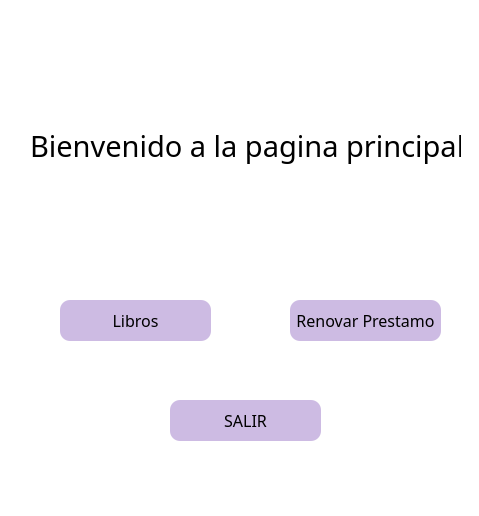
<?xml version="1.0" encoding="UTF-8"?>
<ui version="4.0">
 <class>MainWindow</class>
 <widget class="QMainWindow" name="MainWindow">
  <property name="geometry">
   <rect>
    <x>0</x>
    <y>0</y>
    <width>479</width>
    <height>516</height>
   </rect>
  </property>
  <property name="windowTitle">
   <string>MainWindow</string>
  </property>
  <property name="styleSheet">
   <string notr="true">background-color: rgb(255, 255, 255);</string>
  </property>
  <widget class="QWidget" name="centralwidget">
   <widget class="QPushButton" name="pbLibros">
    <property name="geometry">
     <rect>
      <x>60</x>
      <y>300</y>
      <width>151</width>
      <height>41</height>
     </rect>
    </property>
    <property name="font">
     <font>
      <family>Dubai Medium</family>
      <pointsize>12</pointsize>
     </font>
    </property>
    <property name="styleSheet">
     <string notr="true">QPushButton{

	background-color:rgb(205, 187, 227);
	border-radius:10px;
	border:10px;
}



QPushButton:hover{
background-color: rgb(170, 255, 127);
	border-radius:10px;
	border: 10px;
}
</string>
    </property>
    <property name="text">
     <string>Libros</string>
    </property>
    <property name="icon">
     <iconset>
      <normaloff>../imagenes/ACTUALIZAR.png</normaloff>../imagenes/ACTUALIZAR.png</iconset>
    </property>
    <property name="iconSize">
     <size>
      <width>40</width>
      <height>40</height>
     </size>
    </property>
   </widget>
   <widget class="QPushButton" name="pbRePrestamos">
    <property name="geometry">
     <rect>
      <x>290</x>
      <y>300</y>
      <width>151</width>
      <height>41</height>
     </rect>
    </property>
    <property name="font">
     <font>
      <family>Dubai Medium</family>
      <pointsize>12</pointsize>
     </font>
    </property>
    <property name="styleSheet">
     <string notr="true">QPushButton{

	background-color:rgb(205, 187, 227);
	border-radius:10px;
	border:10px;
}


QPushButton:hover{
background-color: rgb(170, 255, 127);
	border-radius:10px;
	border: 10px;
}
</string>
    </property>
    <property name="text">
     <string>Renovar Prestamo</string>
    </property>
    <property name="icon">
     <iconset>
      <normaloff>../imagenes/ELIMINAR.png</normaloff>../imagenes/ELIMINAR.png</iconset>
    </property>
    <property name="iconSize">
     <size>
      <width>34</width>
      <height>35</height>
     </size>
    </property>
   </widget>
   <widget class="QLabel" name="label">
    <property name="geometry">
     <rect>
      <x>30</x>
      <y>110</y>
      <width>431</width>
      <height>71</height>
     </rect>
    </property>
    <property name="font">
     <font>
      <family>Segoe MDL2 Assets</family>
      <pointsize>22</pointsize>
     </font>
    </property>
    <property name="text">
     <string>Bienvenido a la pagina principal</string>
    </property>
   </widget>
   <widget class="QPushButton" name="pbSalir">
    <property name="geometry">
     <rect>
      <x>170</x>
      <y>400</y>
      <width>151</width>
      <height>41</height>
     </rect>
    </property>
    <property name="font">
     <font>
      <family>Dubai Medium</family>
      <pointsize>12</pointsize>
     </font>
    </property>
    <property name="styleSheet">
     <string notr="true">QPushButton{

	background-color:rgb(205, 187, 227);
	border-radius:10px;
	border:10px;
}


QPushButton:hover{
background-color: rgb(170, 255, 127);
	border-radius:10px;
	border: 10px;
}
</string>
    </property>
    <property name="text">
     <string>SALIR</string>
    </property>
    <property name="icon">
     <iconset>
      <normaloff>../imagenes/icono_home.png</normaloff>../imagenes/icono_home.png</iconset>
    </property>
    <property name="iconSize">
     <size>
      <width>40</width>
      <height>40</height>
     </size>
    </property>
   </widget>
   <widget class="QLabel" name="label_2">
    <property name="geometry">
     <rect>
      <x>-10</x>
      <y>0</y>
      <width>491</width>
      <height>101</height>
     </rect>
    </property>
    <property name="styleSheet">
     <string notr="true"/>
    </property>
    <property name="text">
     <string/>
    </property>
    <property name="pixmap">
     <pixmap>../imagenes/Logo.png</pixmap>
    </property>
    <property name="scaledContents">
     <bool>true</bool>
    </property>
   </widget>
   <widget class="QLabel" name="label_5">
    <property name="geometry">
     <rect>
      <x>80</x>
      <y>210</y>
      <width>101</width>
      <height>101</height>
     </rect>
    </property>
    <property name="font">
     <font>
      <family>Segoe MDL2 Assets</family>
      <pointsize>22</pointsize>
     </font>
    </property>
    <property name="styleSheet">
     <string notr="true">background-color: rgba(255, 255, 255, 0);</string>
    </property>
    <property name="text">
     <string/>
    </property>
    <property name="pixmap">
     <pixmap>../imagenes/libros.png</pixmap>
    </property>
    <property name="scaledContents">
     <bool>true</bool>
    </property>
   </widget>
   <widget class="QLabel" name="label_6">
    <property name="geometry">
     <rect>
      <x>310</x>
      <y>210</y>
      <width>101</width>
      <height>101</height>
     </rect>
    </property>
    <property name="font">
     <font>
      <family>Segoe MDL2 Assets</family>
      <pointsize>22</pointsize>
     </font>
    </property>
    <property name="styleSheet">
     <string notr="true">background-color: rgba(255, 255, 255, 0);</string>
    </property>
    <property name="text">
     <string/>
    </property>
    <property name="pixmap">
     <pixmap>../imagenes/prestamos.png</pixmap>
    </property>
    <property name="scaledContents">
     <bool>true</bool>
    </property>
   </widget>
   <zorder>label_6</zorder>
   <zorder>label_5</zorder>
   <zorder>pbLibros</zorder>
   <zorder>pbRePrestamos</zorder>
   <zorder>label</zorder>
   <zorder>pbSalir</zorder>
   <zorder>label_2</zorder>
  </widget>
 </widget>
 <tabstops>
  <tabstop>pbRePrestamos</tabstop>
  <tabstop>pbLibros</tabstop>
 </tabstops>
 <resources/>
 <connections/>
</ui>
